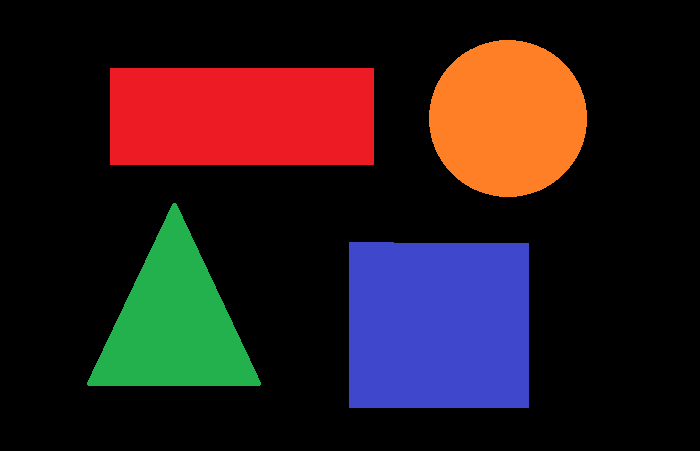
#> input picture exercise_img.png, 700 x 451 px
$ python readimage.py
#> lines starting #> are read from the running program, lines starting #| are printed output that depends on the picture; after the words box and inside, x2 and y2 are one past the last pixel; in counts of white or black regions, pixels touching at a corner belong together
import cv2

img = cv2.imread('exercise_img.png')
#> img is the input picture: shape (451, 700, 3); mean B, G, R 28.5, 26.1, 42.7
gray = cv2.cvtColor(img, cv2.COLOR_BGR2GRAY)
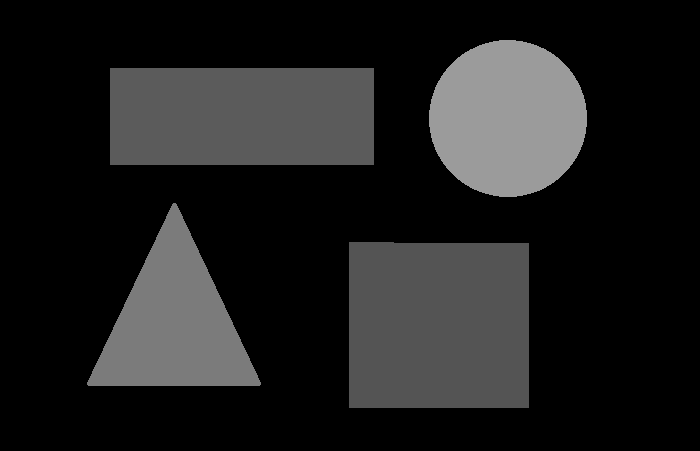
#> gray: shape (451, 700); min 0, max 155, mean 31.3

ret,thresh = cv2.threshold(gray,50,255,0)
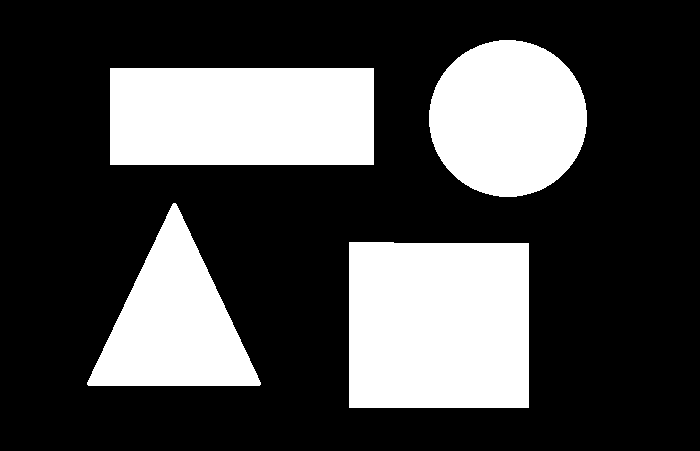
#> thresh: shape (451, 700); 28.9% white; 4 white regions
contours,hierarchy = cv2.findContours(thresh, 1, 2)
#> contours = 4 contours; box (x1, y1, x2, y2) and area: (349, 242, 529, 408) 29400, (110, 68, 374, 165) 25248, (429, 40, 587, 197) 19240, (87, 203, 261, 386) 16206
print("Number of contours detected:", len(contours))
#| Number of contours detected: 4

for cnt in contours:
   x1,y1 = cnt[0][0]
   approx = cv2.approxPolyDP(cnt, 0.01*cv2.arcLength(cnt, True), True)
   if len(approx) == 4:
      x, y, w, h = cv2.boundingRect(cnt)
      ratio = float(w)/h
      if ratio >= 0.9 and ratio <= 1.1:
         img = cv2.drawContours(img, [cnt], -1, (0,255,255), 3)
         cv2.putText(img, 'Square', (x1, y1), cv2.FONT_HERSHEY_SIMPLEX, 0.6, (255, 255, 0), 2)
      else:
         cv2.putText(img, 'Rectangle', (x1, y1), cv2.FONT_HERSHEY_SIMPLEX, 0.6, (0, 255, 0), 2)
         img = cv2.drawContours(img, [cnt], -1, (0,255,0), 3)
#> this loop made 4 passes
#> (x1, y1, approx, x, y, w, h, ratio) on passes 1, 3: (349, 242, [[349, 242], [349, 407], [528, 407], [528, 243]], 349, 242, 180, 166, 1.08), (110, 68, [[110, 68], [110, 164], [373, 164], [373, 68]], 110, 68, 264, 97, 2.72)
#> (x1, y1, approx) on pass 2: (173, 203, [[173, 203], [87, 384], [259, 385]])
#> pass 1, `img = cv2.drawContours(img, [cnt], -1, (0,255,255), 3)`:
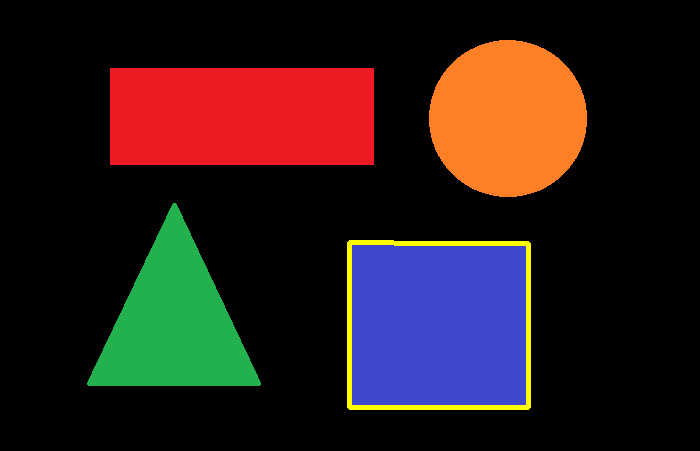
#> img: shape (451, 700, 3); 1.08% of pixels changed, all inside (x1, y1, x2, y2) = (347, 240, 531, 410)
#> pass 3, `img = cv2.drawContours(img, [cnt], -1, (0,255,0), 3)`:
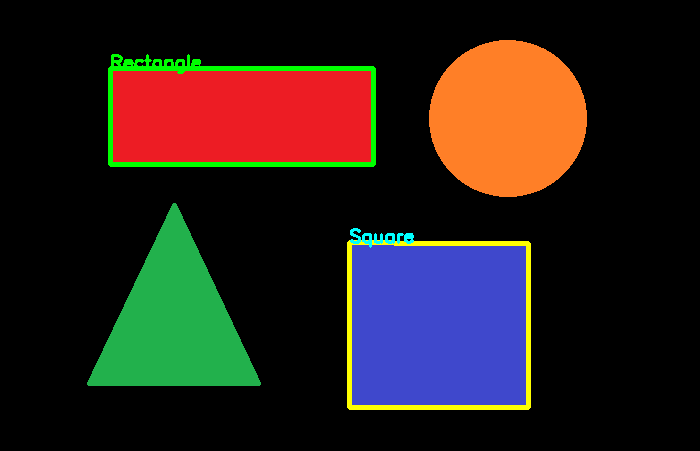
#> img: shape (451, 700, 3); 1.45% of pixels changed, all inside (x1, y1, x2, y2) = (108, 54, 414, 248)


cv2.imshow("exercise_img", img)
cv2.waitKey(0)
cv2.imwrite('processed_exercise_img.png', img)
cv2.destroyAllWindows()
